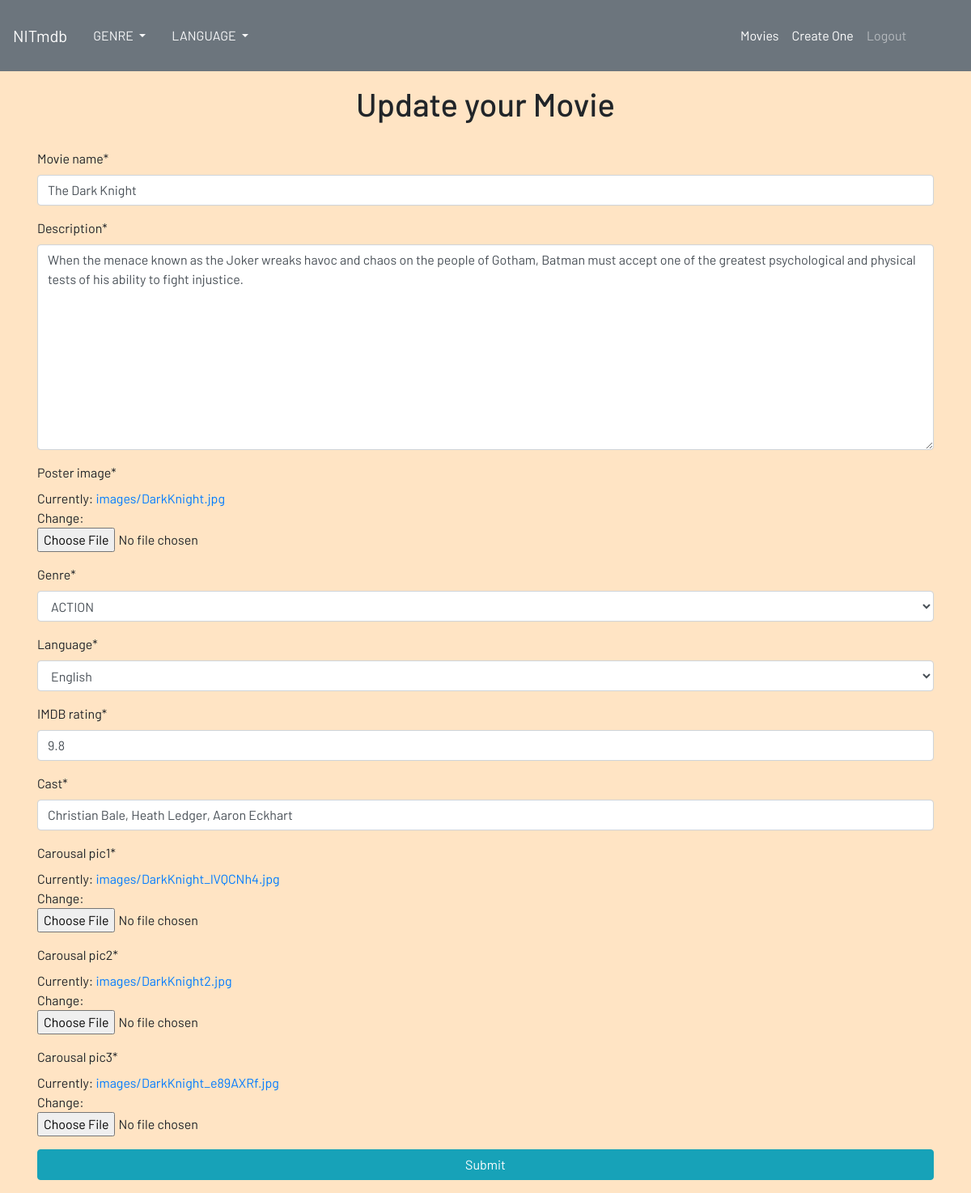
Screenshot of /movie/16/update/ (signed in) with the database file from the repository.
### movie/models.py (models this page shows, shortened)
class Movie(models.Model):
    GENRE = (
        ('ACTION', 'ACTION'),
        ('DRAMA', 'DRAMA'),
        ('CRIME', 'CRIME'),
        ('COMEDY', 'COMEDY'),
        ('ROMANCE', 'ROMANCE'),
        ('MYSTERY', 'MYSTERY'),
    )
    LANGUAGE = (
        ('EN', 'English'),
        ('HN', 'Hindi'),
        ('FR', 'French'),
        ('CH', 'Chineese'),
        ('KO', 'Korean'),
    )
    movie_name = models.CharField(max_length=200, null=True)
    description = models.TextField(max_length=500, null=True)
    poster_image = models.ImageField(default='images/default.jpg', upload_to='images')
    genre = models.CharField(choices=GENRE, max_length=7, null=True)
    language = models.CharField(choices=LANGUAGE, max_length=7, null=True)
    release_date = models.DateTimeField(default=timezone.now)
    IMDB_rating = models.FloatField(default=0,)
    director = models.ForeignKey(User, on_delete=models.CASCADE, null=True)
    cast = models.CharField(max_length=100, null=True)
    carousal_pic1 = models.ImageField(
        default='default.jpg', upload_to='images')
    carousal_pic2 = models.ImageField(
        default='default.jpg', upload_to='images')
    carousal_pic3 = models.ImageField(
        default='default.jpg', upload_to='images')

### movie/views.py (the view, shortened to what this page needs)
# urls.py: path('<int:pk>/update/', views.MovieUpdateView.as_view(), name='movie_update'),
class MovieUpdateView(LoginRequiredMixin, UserPassesTestMixin, UpdateView):
    model = Movie
    fields = ['movie_name', 'description', 'poster_image', 'genre', 'language',
              'IMDB_rating', 'cast', 'carousal_pic1', 'carousal_pic2', 'carousal_pic3']
    def test_func(self):
        movie = self.get_object()
        if self.request.user == movie.director:
            return True
        return False

### movie/templates/movie/movie_form.html (shortened to what this page needs)
{% extends "movie/base.html" %}
{% load crispy_forms_tags %}
{% block content %}
	<div class="container p-3">
		<center>
			{% if form.instance.pk is not None %}
				<h1>Update your Movie</h1>
			{% else %}
				<h1>Create your own Movie</h1>
			{% endif %}
		</center>
		<br>
		<form method="post" accept-charset="utf-8">
			{{form|crispy}}
			<input type="submit" name="create_movie" class="btn btn-info" style="width:100%">
		</form>
	</div>
{% endblock content %}

### static/css/main.css (style rules this page uses)
html,body { margin:0; padding:0; height:100%; width: 100%; background-color: bisque; }
* { box-sizing: border-box; }
a { text-decoration: none; color:white; }

### movie/templates/movie/base.html (style rules this page uses)
body { background-color:bisque; font-family: 'Barlow', sans-serif; }

### rows the page displays
Movie: movie_name "The Dark Knight", description "When the menace known as the Joker wreaks havoc and chaos on the people of Gotham, Batman must accept one of the greatest psychological and physical tests of his ability to fight injustice.", genre "ACTION", language "English", IMDB_rating "9.8", cast "Christian Bale, Heath Ledger, Aaron Eckhart"
